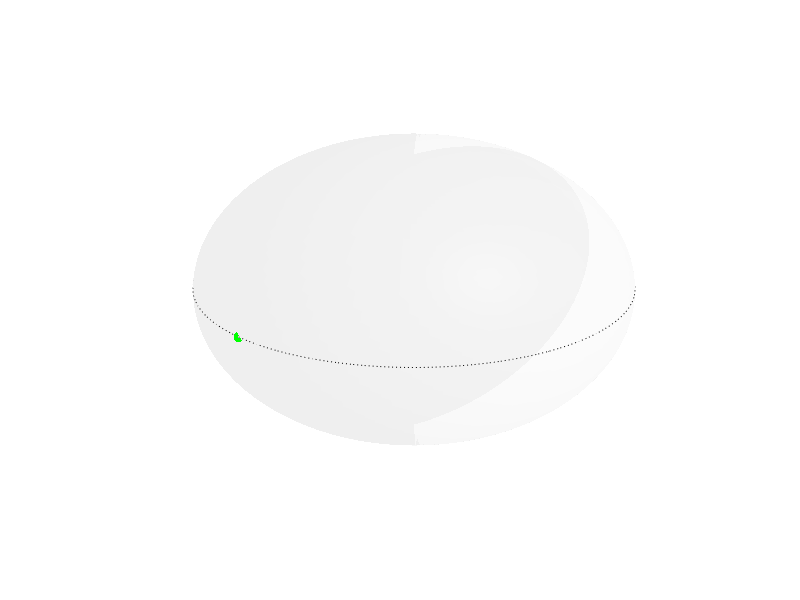

Write MATLAB code to recreate this figure.
[x, y, z] = sphere(128);
h = surfl(x, y, z);
hold on
colormap('gray')
set(h, 'FaceAlpha', 0.05)
axis off
shading interp
r = 1;
th = 0:pi/50:2*pi;
xunit = r * cos(th);
yunit = r * sin(th);
h = plot(xunit, yunit, 'k:');
plot([-1, 1], [0, 0], 'k:');
plot([0, 0], [-1, 1], 'k:');
plot3([0, 0], [0, 0], [-1, 1], 'k:');
plot3(1, 0, 0, 'ko', 'MarkerSize', 7.5, 'MarkerFaceColor', 'green', ...
    'MarkerEdgeColor', 'none');
plot3(-1, 0, 0, 'ko', 'MarkerSize', 7.5, 'MarkerFaceColor', 'green', ...
    'MarkerEdgeColor', 'none');
exportgraphics(gca, '../../gfx/ch-groundStateSymmetries/AFM-Majorana.pdf')